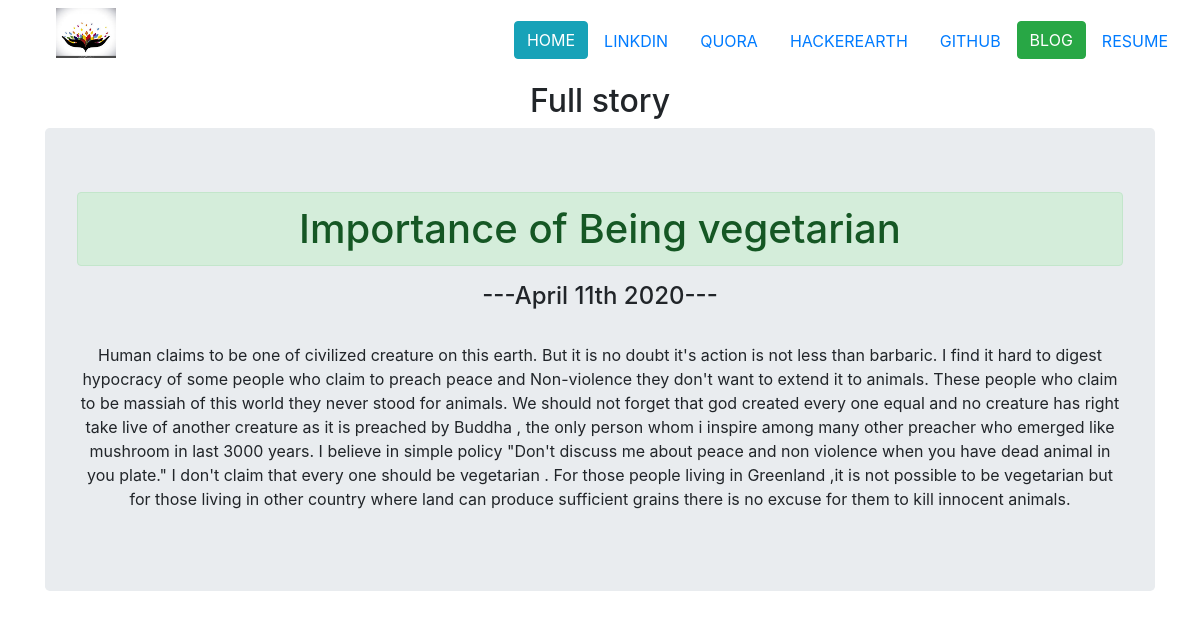
Page /blog/1/ on the committed database.
### blog/models.py (models this page shows, shortened)
class project_blog(models.Model): # this class inherit from model class
		title=models.CharField(max_length=200) #in paranthesis we can specify words in title
		description=models.TextField(max_length=1000)
		date=models.DateField()
		""" , height_field=None, width_field=None, max_length=100 """

### blog/views.py (the view)
# urls.py: path('<int:blog_id>/', views.detail,name='detail'), # irst argument say that if anyone pass a integer a
def detail(request,blog_id): #blog_id is integer that is present after /blog/
	blog=get_object_or_404(project_blog,pk=blog_id) #project_blog is name of class and pk is primary key
	return render(request,'blog/detail.html',{'blog':blog})

### blog/templates/blog/detail.html
{% extends 'portfolia/base.html' %}
{% block content%}
			<h2>Full story</h2>
			<div class="jumbotron text-center">
			<h1 class="alert alert-success">{{blog.title}}</h1>
			<h4>---{{blog.date|date:"F jS Y"}}---</h4>
			<br>
			<p>{{blog.description|safe}}</p>
			</div>
{% endblock %}

### rows in the picture
project_blog: title "Importance of Being vegetarian", date "April 11th 2020", description "Human claims to be one of civilized creature on this earth. But it is no doubt it's action is not less than barbaric. I find it hard to digest hypocracy of some people who claim to preach peace and Non-violence they don't want to extend it to animals. These people who claim to be massiah of this world they never stood for animals. We should not forget that god created every one equal and no creature has right take live of another creature as it is preached by Buddha , the only person whom i inspire among many other preacher who emerged like mushroom in last 3000 years. I believe in simple policy \"Don't discuss me about peace and non violence when you have dead animal in you plate.\" I don't…"
